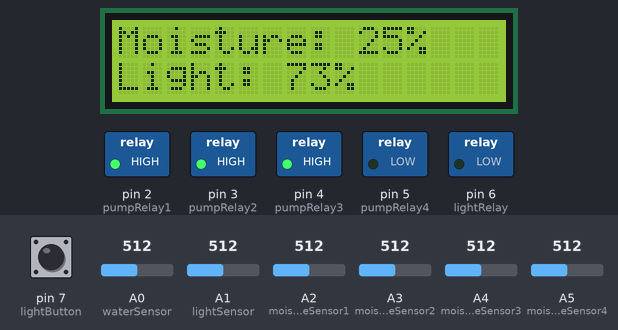
Recording of a sketch running on a simulated Arduino Uno, built with avr-gcc and run on an emulated ATmega328P. Parts: 16×2 character LCD, switched loads named in the sketch (green lamp = pin HIGH). The inputs (shaded band) are chosen by the test bench; at power-on: A1 (lightSensor) = 512, A2 (moistureSensor1) = 512, A3 (moistureSensor2) = 512, pin 7 (lightButton) LOW, A0 (waterSensor) = 512, A4 (moistureSensor3) = 512, A5 (moistureSensor4) = 512. What the sketch prints to the serial monitor is not drawn.

Above: at 17.3 s.
17.4 s: A1 (lightSensor) set to 440
At 22.1 s:
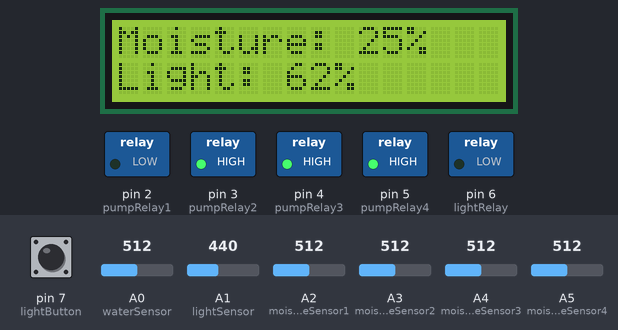
32.5 s: A2 (moistureSensor1) set to 462
At 47.3 s:
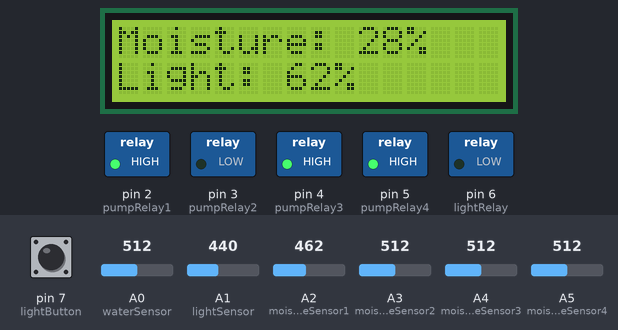
47.6 s: A2 (moistureSensor1) set to 438
At 52.6 s:
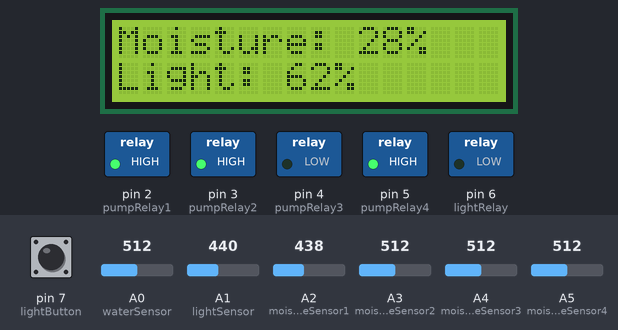
62.7 s: A3 (moistureSensor2) set to 440
At 66.9 s:
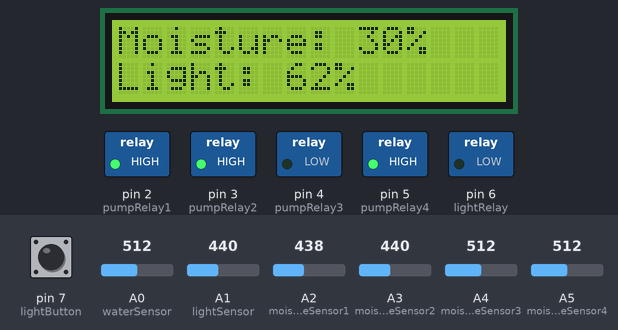
Timing chart, 0 to 78.3 s (numbered marks = the images above; inputs shaded):
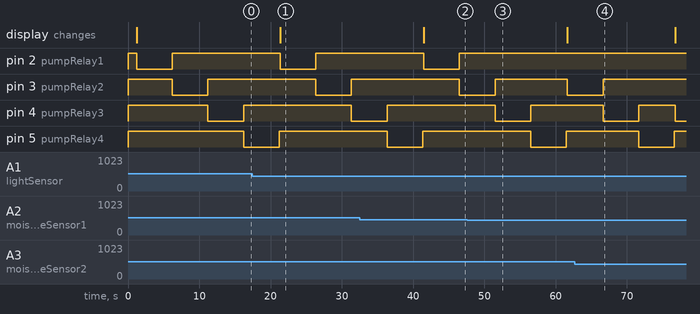

The sketch:

plant-monitor.ino
```cpp
#include <LiquidCrystal.h>

// Digital Pin Variables
const int pumpRelay1 = 2;
const int pumpRelay2 = 3;
const int pumpRelay3 = 4;
const int pumpRelay4 = 5;
const int lightRelay = 6;
const int lightButton = 7;
const int rs = 8;
const int en = 9;
const int d4 = 10;
const int d5 = 11;
const int d6 = 12;
const int d7 = 13;

// Analog Pin Variables
const int waterSensor = A0;
const int lightSensor = A1;
const int moistureSensor1 = A2;
const int moistureSensor2 = A3;
const int moistureSensor3 = A4;
const int moistureSensor4 = A5;

// Analog Reading Values Variables
int waterLevel = 0;
int lightLevel = 0;
int moistureLevel1 = 0;
int moistureLevel2 = 0;
int moistureLevel3 = 0;
int moistureLevel4 = 0;

// Minimum Conditional Variables
int waterMin = 10; // Higher value more water, lower value less water
int lightMin = 300; // Higher value more light, lower value less light
int moistureMin = 450; // Higher value less water, lower value more water

// Light Control Variables
bool manualLight = false;
int buttonState = 0;
int lastButtonState = 0;
int startPressed = 0;
int endPressed = 0;
int timeHold = 0;
int timeReleased = 0;
int timeMin = 3000;

// Manual Light Variables
int lightState = LOW;
int previous = LOW;
int buttonStateAuto = 0;
unsigned long buttonTime = 0;
const long debounce = 1000;

// Loop Delay Variables
unsigned long currentTime = 0;
const long delayTime = 1000;

LiquidCrystal lcd(rs, en, d4, d5, d6, d7);

void setup()
{
  /* Initializes the various processes required for the program to run.
   *
   * Initializes Serial so data can be read, and also sets up the LCD character display.
   * Inputs and outputs are then initialized, with a short delay to ensure relays are
   * given enough time to reset.
   */
  Serial.begin(9600);
  lcd.begin(16, 2);
  initializeInput();
  initializeOutput();
  delay(1000);
}

void initializeInput()
{
  /* Sets the analog pins to recieve input.
   *
   * Initializes the input pins so that they can recieve analog data from the
   * various sensors.
   */
  pinMode(waterSensor, INPUT);
  pinMode(lightSensor, INPUT);
  pinMode(lightButton, INPUT);
  pinMode(moistureSensor1, INPUT);
  pinMode(moistureSensor2, INPUT);
  pinMode(moistureSensor3, INPUT);
  pinMode(moistureSensor4, INPUT);
}

void initializeOutput()
{
  /* Turns off all the relays and then sets their pins as output.
   *
   * To ensure relays are inactive at reset, they are turned off at setup.
   * Single relays are turned off with 'LOW' and turned on with 'HIGH'
   * Multi-relays (2, 4 and 8) are turned off with 'HIGH' and turned on with 'LOW'.
   * The corresponding pins are then set as outputs.
   */
  digitalWrite(lightRelay, LOW);
  digitalWrite(pumpRelay1, HIGH);
  digitalWrite(pumpRelay2, HIGH);
  digitalWrite(pumpRelay3, HIGH);
  digitalWrite(pumpRelay4, HIGH);

  pinMode(lightRelay, OUTPUT);
  pinMode(pumpRelay1, OUTPUT);
  pinMode(pumpRelay2, OUTPUT);
  pinMode(pumpRelay3, OUTPUT);
  pinMode(pumpRelay4, OUTPUT);
}

void collectReadings()
{
  /* Reads the data from the analog inputs, and assigns them to global variables.
   *
   * The global variables previously initialized are assigned values through reading
   * the data being received by the various sensors.
   */
  waterLevel = analogRead(waterSensor);
  lightLevel = analogRead(lightSensor);
  moistureLevel1 = analogRead(moistureSensor1);
  moistureLevel2 = analogRead(moistureSensor2);
  moistureLevel3 = analogRead(moistureSensor3);
  moistureLevel4 = analogRead(moistureSensor4);
}

void printReadings()
{
  /* Prints the analog data to Serial.
   *
   * The data from the analog readings is converted into strings, and then printed to
   * the console. This is mainly used for debugging purposes and seeing data in its
   * rawest form.
   */
  Serial.println("WATER SENSOR LEVEL: " + String(waterLevel));
  Serial.println("LIGHT SENSOR LEVEL: " + String(lightLevel));
  Serial.println("MOISTURE SENSOR 1 LEVEL: " + String(moistureLevel1));
  Serial.println("MOISTURE SENSOR 2 LEVEL: " + String(moistureLevel2));
  Serial.println("MOISTURE SENSOR 3 LEVEL: " + String(moistureLevel3));
  Serial.println("MOISTURE SENSOR 4 LEVEL: " + String(moistureLevel4));
  Serial.println("-------------------------");
}

void lcdDiplay()
{
  /* Displays moisture and light data on the LCD, as well as low water warnings.
   *
   * Averages the moisture readings and converts them to a percentage. Due to the awkward
   * upper/lower averages of the readings, some extra work has to be done here. The same
   * goes for the light percentage.
   * In order to prevent readings appearing as below 0% or above 100%, checks are done
   * to ensure values are capped.
   * The LCD screen is then cleared to prevent any characters accidentally carrying over.
   * The following conditional then shows a warning to refill the water supply, should
   * it fall below minimum levels. If the water level is satisfactory, the moisture
   * and light percentages will be displayed instead.
   */
  int moistureAvg = ((moistureLevel1 + moistureLevel2 + moistureLevel3 + moistureLevel4) / 4) - 300;
  int lightPercent = lightLevel / 7;
  int moisturePercent = (300 - moistureAvg) / 3.5;

  if (lightPercent > 100)
    lightPercent = 100;
  else if (lightPercent < 0)
    lightPercent = 0;

  if (moisturePercent > 100)
    moisturePercent = 100;
  else if (moisturePercent < 0)
    moisturePercent = 0;

  lcd.clear();

  if (waterLevel < waterMin)
  {
    lcd.setCursor(0, 0);
    lcd.print("----WARNING!----");
    lcd.setCursor(0, 1);
    lcd.print("  REFILL WATER  ");
  }
  else
  {
    lcd.setCursor(0, 0);
    lcd.print("Moisture: " + String(moisturePercent) + "%");
    lcd.setCursor(0, 1);
    lcd.print("Light: " + String(lightPercent) + "%");
  }
}

void activatePump(int waterPump, int flowTime)
{
  /* Turns on a single water pump for a specific period.
   *
   * Activates a water pump for a few seconds, then turns it off again. The delay is how
   * long the water will run for, and can be adjusted for each individual plant.
   */
  digitalWrite(waterPump, LOW);
  delay(flowTime);
  digitalWrite(waterPump, HIGH);
}

void waterPumpHandler()
{
  /* Activates each individual water pump if the moisture is low enough.
   *
   * Individual checks are done for each moisture sensor. If the value read is lower than
   * the minimum moisture required, the corresponding water pump is activated.
   */
  if (moistureLevel1 > moistureMin)
    activatePump(pumpRelay1, 5000);

  if (moistureLevel2 > moistureMin)
    activatePump(pumpRelay2, 5000);

  if (moistureLevel3 > moistureMin)
    activatePump(pumpRelay3, 5000);

  if (moistureLevel4 > moistureMin)
    activatePump(pumpRelay4, 5000);
}

void autoLight()
{
  /* Provides automatic control over the light bulb through the use of the values picked
   * up by the photosensor.
   *
   * If the value recieved from the light sensor is below the minimum amount of light
   * required, the light bulb is turned on.
   */
  if (lightLevel < lightMin)
    digitalWrite(lightRelay, HIGH);
  else
    digitalWrite(lightRelay, LOW);
}

void manLight()
{
  /* Provides manual control for the light bulb via a button.
   *
   * Reads the current state of the button to check if its on. If it's being pressed,
   * its previous state was off and it's been more than the debounce duration since
   * the last time it was pressed, then the state of the light is switched. If it was
   * on then it is turned off, otherwise it's turned on. The new light state is then
   * written to the lights relay, and the state of the previous button state is saved.
   *
   * Note: manLight() code sourced from https://www.electroschematics.com/turn-on-led-button-arduino/
   */
  buttonStateAuto = digitalRead(lightButton);
  if (buttonStateAuto == HIGH && previous == LOW && millis() - buttonTime > debounce)
  {
    if (lightState == HIGH)
      lightState = LOW;
    else
      lightState = HIGH;

    buttonTime = millis();
  }
  digitalWrite(lightRelay, lightState);
  previous == buttonStateAuto;
}

void lightControl()
{
  /* Allows the user to switch between auto and manual lighting.
   *
   * Reads the current state of the button and compares it against the previous state.
   * If they are not the same and the button is being pressed, the time it was pressed
   * is logged. Once the button is released, the time of release is logged.
   * The difference between these two values is calculated, which tells us how much
   * time the button was held down for. If held for enough time, the current state of
   * the light control is switched (e.g. auto changes to manual).
   *
   * Note: lightControl() code sourced from https://stackoverflow.com/questions/32427630/how-to-detect-how-long-a-button-was-pressed-in-arduino
   */
  buttonState = digitalRead(lightButton);

  if (buttonState != lastButtonState)
  {
    if (buttonState == HIGH)
    {
      startPressed = millis();
    }
    else
    {
      endPressed = millis();
      timeHold = endPressed - startPressed;

      if (timeHold >= timeMin)
        manualLight = !manualLight;
    }
  }
  lastButtonState = buttonState;

  if (manualLight)
    manLight();
  else
    autoLight();
}

void loop()
{
  /* Loops through each function of the program repeatedly.
   *
   * Majority of the functions run on delayed time (e.g. every 1 second) to help save
   * power, since readings are not necessary to gather very frequently. However, in order
   * to still allow code to run and not stop entirely (as is with the case of delay()),
   * we measure how much time has passed between each loop and only run the enclosed
   * functions when the specific delay time has passed.
   *
   * Note: Timed delay code sourced from https://dzone.com/articles/arduino-using-millis-instead-of-delay
   */
  if (millis() > currentTime + delayTime)
  {
    currentTime = millis();
    collectReadings();
    printReadings();
    lcdDiplay();
    waterPumpHandler();
  }
  lightControl();
}
```

Measured:
- the behaviour switches between 451 and 450 on A2 (moistureSensor1) (found by bisection; images 2 and 3)
- after the input at 17.4 s, the display: changes after 4.0 s (image 1)
- after the input at 32.5 s, the display: changes after 9.0 s (image 2)
- after the input at 47.6 s, pin 2 (pumpRelay1): stays HIGH (without the input it goes to LOW after 14.0 s)
- after the input at 62.7 s, pin 3 (pumpRelay2): goes on until 66.6 s, then stays HIGH
